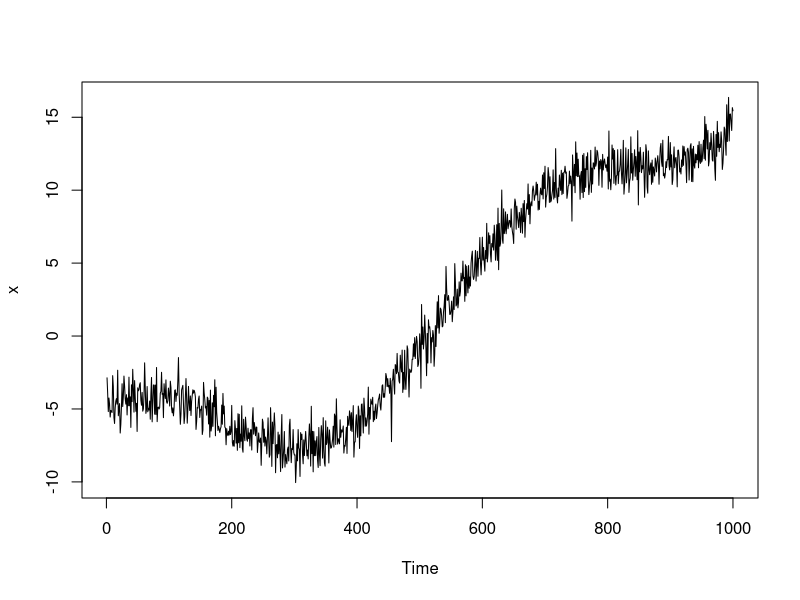
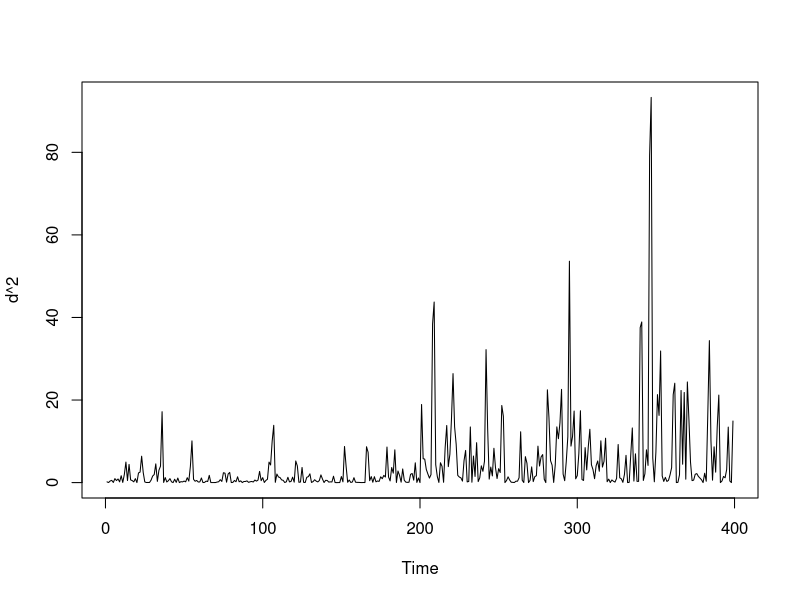
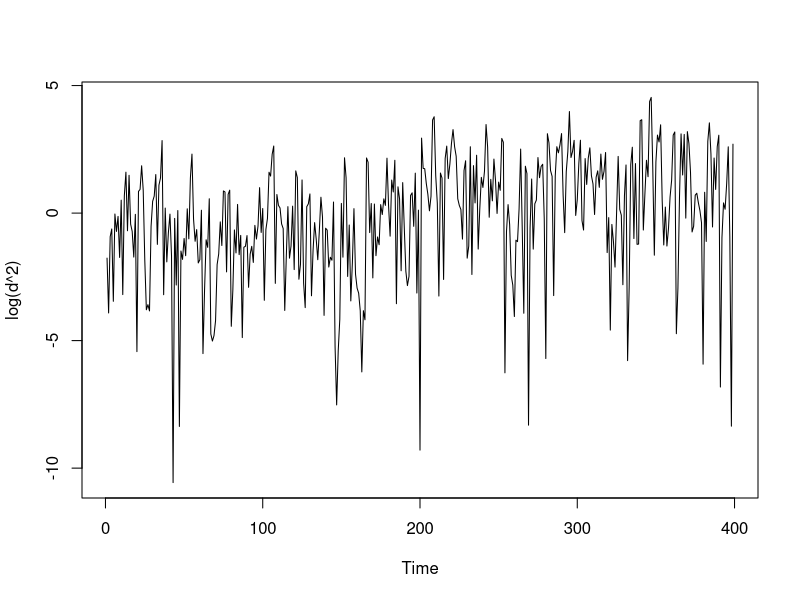
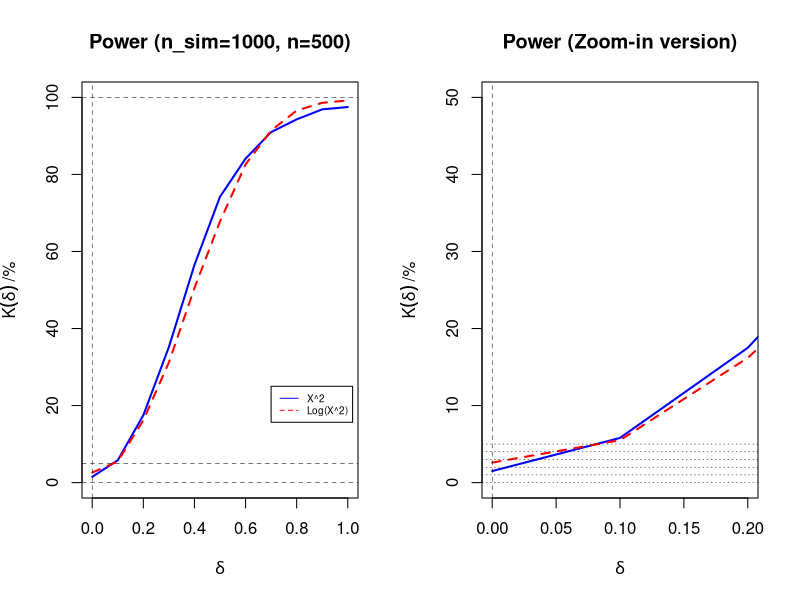

Write R code to recreate these figures, in order.
###-----------------------------------------------
### The data. **AR included**
###-----------------------------------------------
f = function(t){
  5*cos(t*9) - (t - 0.7)^2 *20 + (t-0.2)^3 *40
}
ar = function(n, ar, df){
  z = rep(NA,n)
  z[1] = rt(1,df)
  for(i in 2:n){
    z[i] = ar*z[i-1] + rt(1,df)
  }
  z
}
n = 1000
mu = f((1:n)/n)
z = c(rnorm(n/2), rnorm(n/2))
#z = c(rt(n/2,3), rt(n/2, 3)) 
x = z+mu
par(mfrow = c(1, 1))
ts.plot(x)

###----------------------------------
### Self Method
###----------------------------------

kern = function(x){ #Bartlett kernel
  ifelse(abs(x)<=1,1-abs(x), 0)
}

var_head = function(x, l){ #Kernel Estimation of volatility
  n = length(x)
  l = floor(l)
  sum = 0
  covar = c(acf(x, l+1, type = 'cov', plot=FALSE)$acf)
  k = (-l):l
  out = sum(kern(k/l) * covar[abs(k) +1])
  return(out)
}

KS_std = function(x){ #
  n = length(x)
  x_bar = mean(x)
  sigma_hat = var_head(x, 2*n^(1/3))
  Tn =cumsum(x - x_bar) / sqrt(n)
  TS = max(abs(Tn / sqrt(sigma_hat)))
}

###-------------------------------------
### Simulation
###-------------------------------------
if(1){
  n = 400
  n_sim = 1000
  delta = seq(from = 0, to = 1, by = 0.1)
  out = array(NA, dim =c(n_sim, length(delta), 2),
              dimnames = list(paste0('isim=',1:n_sim),
                              paste0('delta=', delta),
                              c('X^2', 'Log(X^2)')))
  for(i_sim in 1:n_sim){
    set.seed(i_sim)
    for(i_delta in 1:length(delta)){
      del = delta[i_delta]
      mu = 0
      z = c(rt(n/2,6), rt(n/2, 6)*(1+del))#random
      #z = c(rnorm(n/2,1),rnorm(n/2,1)*(1+del))
      x = z+mu
      d = diff(x)/sqrt(2)
      out[i_sim, i_delta, 1] = KS_std(d^2)
      out[i_sim, i_delta, 2] = KS_std(log(d^2))
    }
    if(i_sim%%10==0) cat(i_sim, ' >> ')
  }
}

###-------------------------------------------------------
### Plot 
###-------------------------------------------------------
mu = 0
z = c(rt(n/2,6), rt(n/2, 6)*(1+del))#random
#z = c(rnorm(n/2,1),rnorm(n/2,1)*(1+del))
x = z+mu
d = diff(x)/sqrt(2)
par(mfrow = c(1,1))
ts.plot(d^2)
ts.plot(log(d^2))

###-----------------------------------------------------------
### Power
###-----------------------------------------------------------
out0 = out*0
out0[,,1] = out[,,1] > 1.398
out0[,,2] = out[,,2] > 1.398
power = apply(out0, c(2,3), mean)
power
###-----------------------------------------------------------
### Plot results
###-----------------------------------------------------------
par(mfrow = c(1, 2))
col = c('blue','red', 'darkgreen')
#Plot 1
matplot(delta, 100*power, type = 'l', col = col, lwd = 2, main = "Power (n_sim=1000, n=500)", ylim = c(0, 100),
        ylab = expression(K(delta)~"/%"), xlab = expression(delta))
abline(h  = c(0.05, 0, 1)*100, lwd = 0.5, lty = 2)
abline(v = 0, lwd = 0.5, lty = 2)
legend(0.7, 25, legend = c('X^2', 'Log(X^2)'), col = c('blue','red'), 
       lty = c(1,2,3), cex = 0.6)

#Plot 2
matplot(delta, 100*power, type = 'l', col = col, lwd = 2, main = "Power (Zoom-in version)",
        ylim = c(0, 0.5) *100, ylab = expression(K(delta)~"/%"), xlab = expression(delta),
        xlim = c(0, 0.2))
abline(h = c(0:5), lwd = 0.5, lty = 3)
abline(v = 0, lwd = 0.5, lty = 2)



